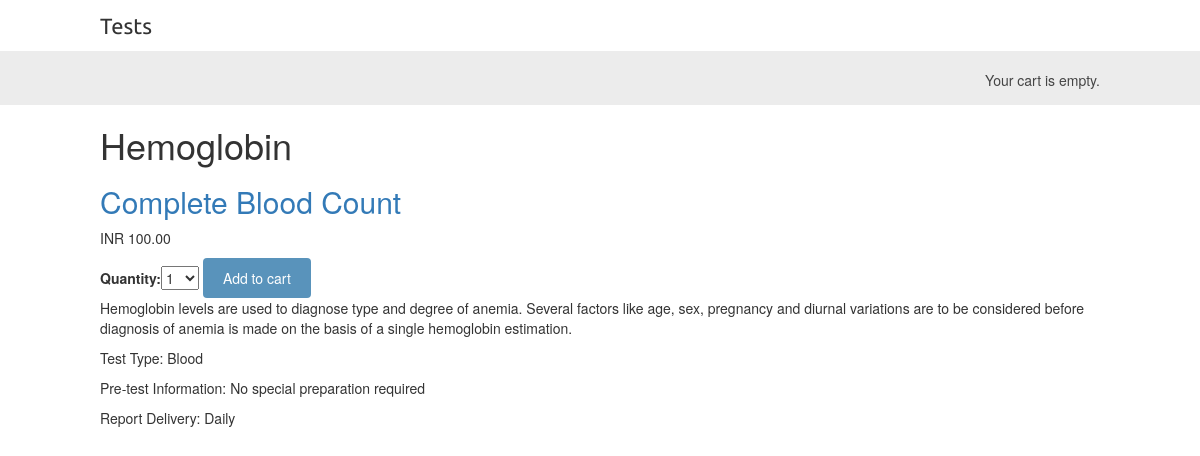
The app's page /3/hemoglobin/ with its own data.
### testapp/models.py (models this page shows, shortened)
class Test(models.Model):
    package = models.ForeignKey(Package, related_name='tests')
    name = models.CharField(max_length=200, db_index=True)
    slug = models.SlugField(max_length=200, db_index=True)
    description = models.TextField(blank=True)
    price = models.DecimalField(max_digits=10, decimal_places=2)
    created = models.DateTimeField(auto_now_add=True)
    updated = models.DateTimeField(auto_now=True)
    class Meta:
        ordering = ('-created',)
        index_together = (('id', 'slug'),)

class Package(models.Model):
    name = models.CharField(max_length=200, db_index=True)
    slug = models.SlugField(max_length=200, db_index=True, unique=True)
    class Meta:
        ordering = ('name',)
        verbose_name = 'package'
        verbose_name_plural = 'packages'
    def __str__(self):
        return self.name

### testapp/views.py (the view)
# urls.py: url(r'^(?P<id>\d+)/(?P<slug>[-\w]+)/$', views.test_detail, name='test_detail'),
def test_detail(request, id, slug):
    test = get_object_or_404(Test, id=id, slug=slug)
    cart_test_form = CartAddTestForm()
    return render(request,
                  'testapp/test/detail.html',
                  {'test': test,
                  'cart_test_form': cart_test_form})

### cart/forms.py
class CartAddTestForm(forms.Form):
    quantity = forms.TypedChoiceField(choices=TEST_QUANTITY_CHOICES,
                                      coerce=int)
    update = forms.BooleanField(required=False,
                                initial=False,
                                widget=forms.HiddenInput)

### cart/cart.py (called while the page is built)
    def __len__(self):
        return sum(item['quantity'] for item in self.cart.values())

### cart/context_processors.py (called while the page is built)
def cart(request):
    return {'cart': Cart(request) }

### testapp/templates/testapp/test/detail.html (shortened to what this page needs)
{% extends "testapp/base.html" %}
{% load static %}
{% block content %}
    <div class="test-detail">
        <h1>{{ test.name }}</h1>
        <h2><a href="{{ product.category.get_absolute_url }}">{{ test.package }}</a></h2>
        <p class="price">INR {{ test.price }}</p>
        <form action="{% url "cart:cart_add" test.id %}" method="post">
            {{ cart_test_form }}
            <input type="submit" value="Add to cart">
        </form>
        {{ test.description|linebreaks }}
    </div>
{% endblock %}

### testapp/static/css/base.css (style rules this page uses)
body { margin:0; padding:0; font-family:helvetica, sans-serif; }
h1, h2, h3, h4, h5 , h6 { font-family: 'Ubuntu', sans-serif; font-weight:normal; }
a { text-decoration:none; color:#5993bb; }
a.button, input[type="submit"] { color:#fff; background:#5993bb; border-radius:4px; padding:10px 20px; font-size:14px; border:0; }

### records on screen
Test: name "Hemoglobin", package "Complete Blood Count", price "100.00", description "Hemoglobin levels are used to diagnose type and degree of anemia. Several factors like age, sex, pregnancy and diurnal variations are to be considered before diagnosis of anemia is made on the basis of a single hemoglobin estimation. Test Type: Blood Pre-test Information: No special preparation required Report Delivery: Daily"
